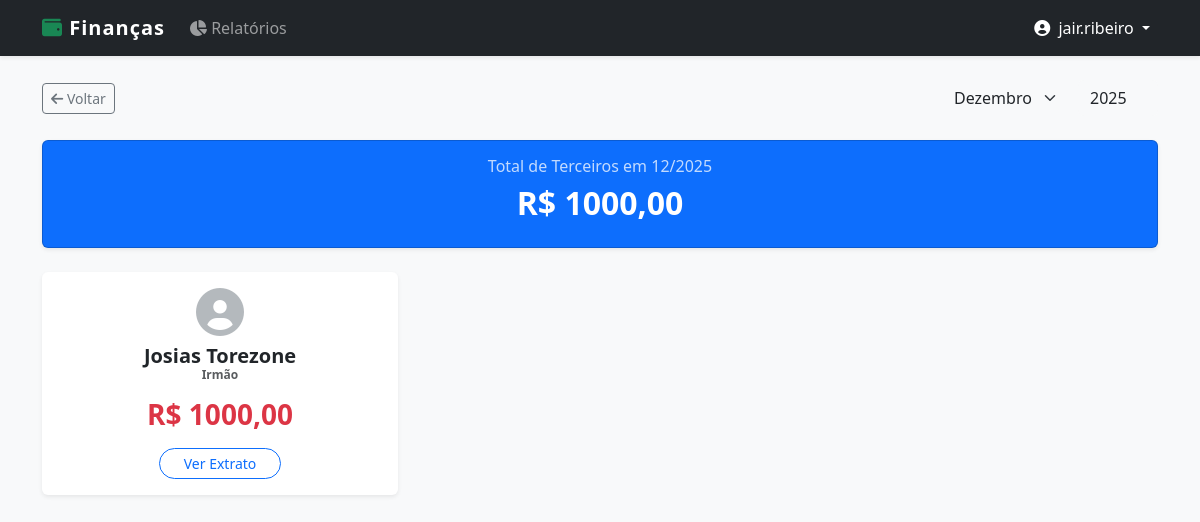
Screenshot of /terceiros/ (signed in) with the database file from the repository.
### core/models.py (models this page shows, shortened)
class Terceiro(models.Model):
    usuario = models.ForeignKey(User, on_delete=models.CASCADE)
    nome = models.CharField(max_length=100)
    relacionamento = models.CharField(max_length=50, blank=True, null=True)

### core/views.py (the view)
# urls.py: path('terceiros/', views.dash_terceiros, name='dash_terceiros'),
@login_required
def dash_terceiros(request):
    try:
        mes = int(request.GET.get('mes', date.today().month))
        ano = int(request.GET.get('ano', date.today().year))
    except:
        mes = date.today().month
        ano = date.today().year
    terceiros = CompraCartao.objects.filter(
        cartao__usuario=request.user,
        is_terceiro=True,
        data_compra__month=mes,
        data_compra__year=ano
    ).exclude(terceiro__isnull=True) \
    .values(
        'terceiro__id',             # ID para o link
        'terceiro__nome',           # Nome para exibir
        'terceiro__relacionamento'  # Relacionamento
    ).annotate(total=Sum('valor')).order_by('-total')
    total_geral = CompraCartao.objects.filter(
        cartao__usuario=request.user,
        is_terceiro=True,
        data_compra__month=mes,
        data_compra__year=ano
    ).aggregate(Sum('valor'))['valor__sum'] or 0
    return render(request, 'core/terceiros_list.html', {
        'terceiros': terceiros,
        'total_geral': total_geral,
        'mes': mes,
        'ano': ano
    })

### core/templates/core/terceiros_list.html (shortened to what this page needs)
{% extends 'core/base.html' %}
{% block content %}
<div class="d-flex justify-content-between align-items-center mb-4">
    <a href="{% url 'detalhe_cartao' %}?mes={{ mes }}&ano={{ ano }}" class="btn btn-outline-secondary btn-sm">
        <i class="fas fa-arrow-left"></i> Voltar
    </a>
    <form method="GET" class="d-flex align-items-center gap-2">
        <select name="mes" class="form-select border-0 bg-light" onchange="this.form.submit()" style="font-weight: 500;">
            <option value="12" {% if mes == 12 %}selected{% endif %}>Dezembro</option>
        </select>
        <input type="number" name="ano" value="{{ ano }}" class="form-control border-0 bg-light" style="width: 80px;" onchange="this.form.submit()">
    </form>
</div>
<div class="card bg-primary text-white mb-4 shadow-sm">
    <div class="card-body text-center">
        <h6 class="opacity-75">Total de Terceiros em {{ mes }}/{{ ano }}</h6>
        <h2 class="fw-bold">R$ {{ total_geral|floatformat:2 }}</h2>
    </div>
</div>
<div class="row">
    {% for pessoa in terceiros %}
    <div class="col-md-4 mb-3"> <div class="card h-100 shadow-sm border-0 hover-effect">
            <div class="card-body text-center">
                <div class="mb-2">
                    <i class="fas fa-user-circle fa-3x text-secondary opacity-50"></i>
                </div>
                <h5 class="card-title fw-bold">
                    {{ pessoa.terceiro__nome }}
                    {% if pessoa.terceiro__relacionamento %}
                        <small class="text-muted d-block" style="font-size: 0.6em;">
                            {{ pessoa.terceiro__relacionamento }}
                        </small>
                    {% endif %}
                </h5>
                <h3 class="text-danger fw-bold my-3">
                    R$ {{ pessoa.total|floatformat:2 }}
                </h3>
                <a href="{% url 'detalhe_terceiro' pessoa.terceiro__id %}?mes={{ mes }}&ano={{ ano }}" class="btn btn-sm btn-outline-primary rounded-pill px-4">
                    Ver Extrato
                </a>
            </div>
        </div>
    </div>
    {% endfor %}
</div>
{% endblock %}

### core/templates/core/base.html (shortened to what this page needs)
<!DOCTYPE html>
<html lang="pt-br">
  <head>
    <link
      href="https://cdn.jsdelivr.net/npm/bootstrap@5.3.0/dist/css/bootstrap.min.css"
      rel="stylesheet"
    />
    <link
      rel="stylesheet"
      href="https://cdnjs.cloudflare.com/ajax/libs/font-awesome/6.0.0/css/all.min.css"
    />
  </head>
  <body>
    <nav class="navbar navbar-expand-lg navbar-dark bg-dark mb-4 shadow-sm">
      <div class="container">
        <a class="navbar-brand" href="/">
          <i class="fas fa-wallet text-success"></i> Finanças
        </a>
        <div class="collapse navbar-collapse" id="navbarContent">
          <ul class="navbar-nav me-auto mb-2 mb-lg-0">
            <li class="nav-item">
              <a class="nav-link" href="{% url 'relatorio' %}">
                <i class="fas fa-chart-pie"></i> Relatórios
              </a>
            </li>
          </ul>
          <ul class="navbar-nav">
            {% if user.is_authenticated %}
              <li class="nav-item dropdown">
                <a
                  class="nav-link dropdown-toggle active"
                  href="#"
                  id="userDropdown"
                  role="button"
                  data-bs-toggle="dropdown"
                  aria-expanded="false"
                >
                  <i class="fas fa-user-circle me-1"></i> {{ user.username }}
                </a>
              </li>
            {% else %}
              <li class="nav-item">
                <a href="{% url 'login' %}" class="btn btn-outline-light btn-sm ms-2">
                  Entrar
                </a>
              </li>
            {% endif %}
          </ul>
        </div>
      </div>
    </nav>
    <div class="container pb-5">
      {% block content %}
      {% endblock %}
    </div>
  </body>
</html>

### core/templates/core/base.html (style rules this page uses)
body { background-color: #f8f9fa; }
.navbar-brand { font-weight: bold; letter-spacing: 1px; }

### rows the page displays
Terceiro: terceiro__nome "Josias Torezone", terceiro__relacionamento "Irmão", total "1000,00"

### other values shown
{{ user.username }} "jair.ribeiro"
{{ mes }} "12"
{{ ano }} "2025"
{{ total_geral|floatformat:2 }} "1000,00"
